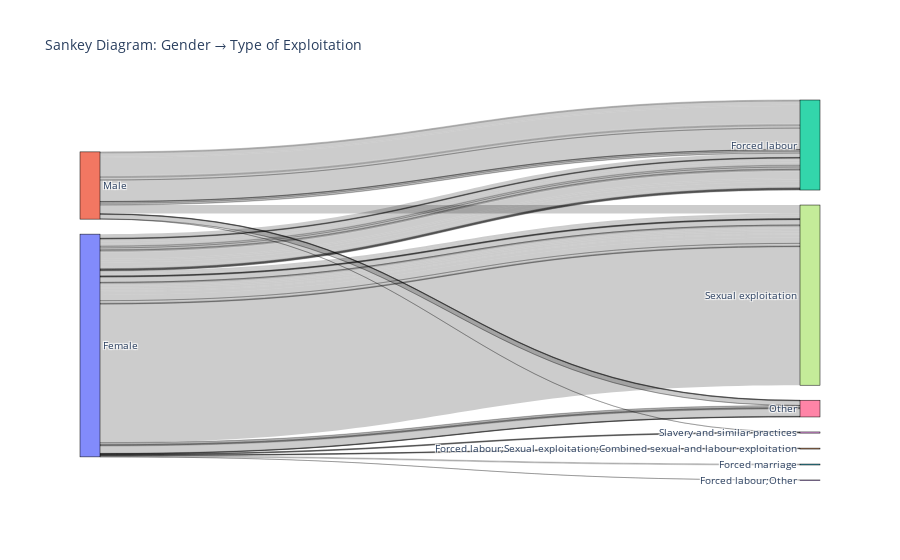

The notebook cell this image was saved under:
### Code cell
subset = df[['gender', 'typeOfExploitConcatenated', 'CountryOfExploitation']].dropna().copy()
subset = subset[subset['typeOfExploitConcatenated'] != '']

subset = subset.groupby(['gender', 'typeOfExploitConcatenated', 'CountryOfExploitation']).size().reset_index(name='count')

# Create node list
all_nodes = pd.concat([
    subset['gender'],
    subset['typeOfExploitConcatenated'],
    subset['CountryOfExploitation']
]).unique().tolist()

# Map node labels to index
label_to_idx = {label: idx for idx, label in enumerate(all_nodes)}

# Create links
source = subset['gender'].map(label_to_idx)
target = subset['typeOfExploitConcatenated'].map(label_to_idx)
middle_target = subset['CountryOfExploitation'].map(label_to_idx)

fig = go.Figure(data=[go.Sankey(
    node=dict(
        pad=15,
        thickness=20,
        line=dict(color="black", width=0.5),
        label=all_nodes
    ),
    link=dict(
        source=source,
        target=target,
        value=subset['count']
    )
)])

fig.update_layout(title_text="Sankey Diagram: Gender → Type of Exploitation", font_size=10)
fig.show()

### Figure 1 — Plotly figure (JSON) as saved in the notebook; plotly's stock layout.template omitted (floating-point values rounded to 4 significant figures)
{"data": [{"link": {"source": [0, 0, 0, 0, 0, 0, 0, 0, 0, 0, 0, 0, 0, 0, 0, 0, 0, 0, 0, 0, 0, 0, 0, 0, 0, 0, 0, 0, 0, 0, 0, 0, 0, 0, 0, 0, 0, 0, 0, 0, 0, 0, 0, 0, 0, 0, 0, 0, 0, 0, 0, 0, 0, 0, 0, 0, 0, 0, 0, 0, 0, 0, 0, 1, 1, 1, 1, 1, 1, 1, 1, 1, 1, 1, 1, 1, 1, 1, 1, 1, 1, 1, 1, 1, 1, 1], "target": [2, 2, 2, 2, 2, 2, 2, 2, 2, 2, 2, 2, 2, 2, 2, 2, 2, 2, 2, 2, 2, 2, 2, 2, 3, 4, 4, 4, 5, 6, 6, 6, 6, 6, 6, 6, 6, 6, 7, 7, 7, 7, 7, 7, 7, 7, 7, 7, 7, 7, 7, 7, 7, 7, 7, 7, 7, 7, 7, 7, 8, 8, 8, 2, 2, 2, 2, 2, 2, 2, 2, 2, 2, 2, 2, 2, 2, 2, 6, 6, 6, 6, 6, 7, 7, 8], "value": [339, 24, 26, 22, 191, 168, 224, 46, 108, 11, 136, 55, 81, 94, 550, 124, 194, 294, 203, 37, 41, 33, 44, 33, 1, 11, 21, 46, 79, 31, 100, 57, 49, 50, 611, 33, 11, 16, 165, 127, 130, 22, 11, 38, 24, 437, 13, 77, 194, 136, 120, 166, 100, 248, 478, 11, 197, 55, 28, 11583, 24, 36, 24, 83, 322, 106, 1425, 137, 79, 192, 15, 1784, 14, 33, 85, 26, 118, 36, 17, 13, 33, 369, 12, 489, 226, 12]}, "node": {"label": ["Female", "Male", "Forced labour", "Forced labour;Other", "Forced labour;Sexual exploitation;Combined sexual and labour exploitation", "Forced marriage", "Other", "Sexual exploitation", "Slavery and similar practices", "AE", "AT", "BD", "BH", "GH", "HT", "ID", "IN", "JO", "JP", "KW", "LB", "MY", "OM", "PH", "PL", "QA", "RU", "SA", "SG", "SY", "TW", "UG", "US", "TH", "LY", "CN", "HK", "KH", "VN", "BA", "BG", "BY", "CY", "CZ", "IT", "KZ", "MD", "MK", "RO", "RS", "TR", "UA", "AF", "SN", "TT", "ZA", "DK", "EG"], "line": {"color": "black", "width": 0.5}, "pad": 15, "thickness": 20}, "type": "sankey"}], "layout": {"font": {"size": 10}, "title": {"text": "Sankey Diagram: Gender → Type of Exploitation"}}}
